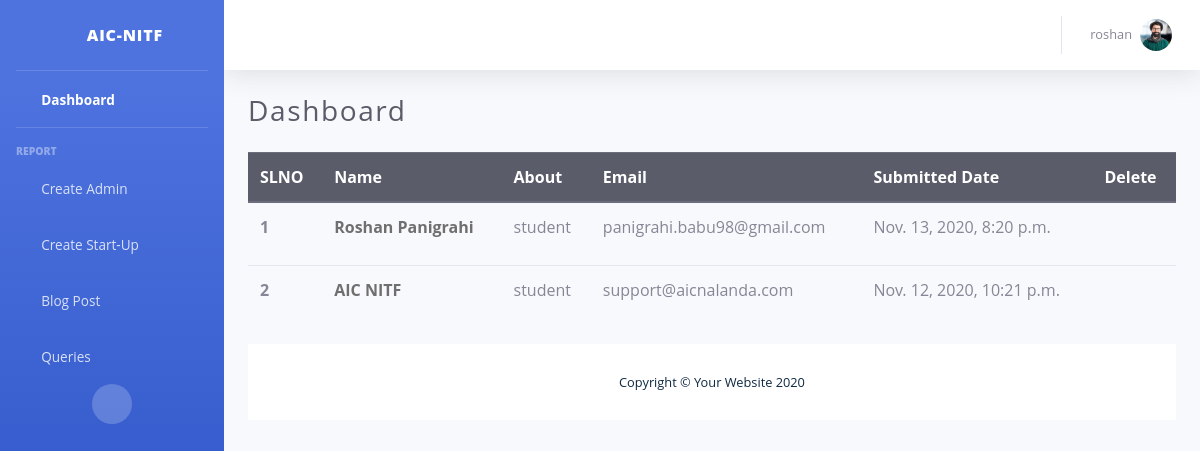
Before: /dashboard/queries (signed in) with the older database file.
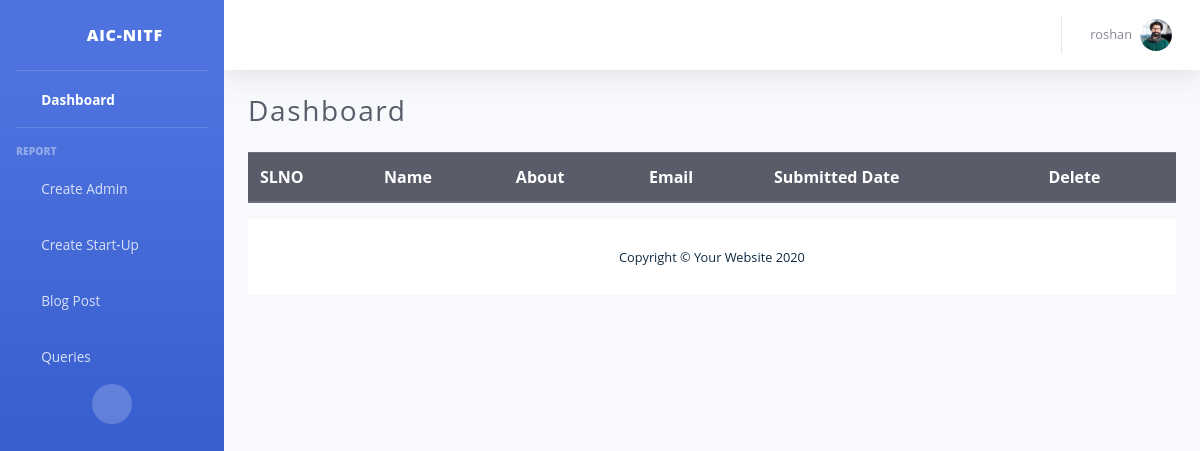
After: the same page with the newer database file.
### useraccount/models.py (models this page shows, shortened)
class Account(AbstractBaseUser):
	fullname 				= models.CharField(max_length=50)
	username 				= models.CharField(max_length=30, unique=True)
	password 				= models.CharField(max_length=100)
	date_joined				= models.DateTimeField(verbose_name='date joined', auto_now_add=True)
	last_login				= models.DateTimeField(verbose_name='last login', auto_now=True)
	is_admin				= models.BooleanField(default=False)
	is_active				= models.BooleanField(default=True)
	is_staff				= models.BooleanField(default=False)
	is_superuser			= models.BooleanField(default=False)
	is_superadmin 			= models.BooleanField(default=False)
	is_startup 				= models.BooleanField(default=False)
	is_adminstrator			= models.BooleanField(default=False)
	USERNAME_FIELD = 'username'
	objects = MyAccountManager()

class Admin(models.Model):
	account 				= models.ForeignKey(Account, on_delete=models.CASCADE)
	email 					= models.EmailField(verbose_name="email", max_length=60,null=True,blank=True)
	designation				= models.CharField(max_length=100,null=True,blank=True)
	employee_id				= models.CharField(max_length=100,null=True,blank=True)
	contact_no				= models.CharField(max_length=100,null=True,blank=True)
	identity_proof			= models.CharField(max_length=100,null=True,blank=True)
	admin_img				= models.ImageField(upload_to='images/',null=True,blank=True)

class Query(models.Model):
	name				= models.CharField(max_length=100,null=True,blank=True)
	about				= models.CharField(max_length=100,null=True,blank=True)
	email				= models.CharField(max_length=100,null=True,blank=True)
	message				= models.CharField(max_length=1000,null=True,blank=True)
	submitted_date		= models.DateTimeField(verbose_name='submitted date', auto_now_add=True,null=True,blank=True)

### dashboard/views.py (the view)
# urls.py: path('queries',views.queries,name='queries'),
def queries(request):
    values = Query.objects.all().order_by('-submitted_date')
    return render(request,'query.html',{'values':values})

### templates/query.html (shortened to what this page needs)
{% extends 'dashboard.html' %}
{% block content %}
{% load static %}
<div class="table-responsive-lg">
    <table class="table">
        <thead class="thead-dark">
            <tr>
                <th scope="col">SLNO</th>
                <th scope="col">Name</th>
                <th scope="col">About</th>
                <th scope="col">Email</th>
                <th scope="col">Submitted Date</th>
                <th scope="col">Delete</th>
            </tr>
        </thead>
        <tbody>
            {% for value in values %}
            <tr>
                <th scope="row">{{forloop.counter}}</th>
                <td class="new_work">
                    <a class="work_link" href="" data-toggle="modal" data-target="#MessageModel{{value.pk}}"
                        style="text-decoration: none; color: #6f6f70; font-weight: bold;">{{value.name}}</a>
                <td>{{value.about}}</td>
                <td>{{value.email}}</td>
                <td>{{value.submitted_date}}</td>
                <td>
                    <div class="d-flex justify-content-center">
                        <a href=" " id="delete{{value.pk}}" class="btn btn-light delete_btn" data-toggle="modal"
                            style="color:red;" data-target="#deletemodal1"><i class="fas fa-trash fa-lg"></i></a>
                    </div>
                </td>
            </tr>
            {% endfor %}
        </tbody>
    </table>
</div>
{% endblock %}

### templates/dashboard.html (shortened to what this page needs)
<!DOCTYPE html>
{% load static %}
<html lang="en">
<head>
    <link rel="stylesheet" href="{% static 'assets/css/bootstrap.min.css' %}">
    <link rel="stylesheet" href="{% static 'dashboard/css/startup.css' %}">
    <link href="{% static 'dashboard/vendor/fontawesome-free/css/all.min.css' %}" rel="stylesheet" type="text/css">
    <link href="{% static 'dashboard/css/sb-admin-2.min.css' %}" rel="stylesheet">
    <link rel="stylesheet" href="{% static 'blog/blog_css.css' %}">
</head>
<body id="page-top">
    <div id="wrapper">
        <ul class="navbar-nav bg-gradient-primary sidebar sidebar-dark accordion" id="accordionSidebar">
            <a class="sidebar-brand d-flex align-items-center justify-content-center" href="{% url 'index' %}">
                <div class="sidebar-brand-icon">
                    <i class="fas fa-home"></i>
                </div>
                <div class="sidebar-brand-text mx-3">AIC-NITF</div>
            </a>
            <hr class="sidebar-divider my-0">
            <li id="dashboard" class="nav-item active check">
                <a class="nav-link" href="{% url 'dashboard' %}">
                    <i class="fas fa-fw fa-tachometer-alt"></i>
                    <span>Dashboard</span></a>
            </li>
            <hr class="sidebar-divider">
            {% if user.is_superadmin %}
            <div class="sidebar-heading">
                Report
            </div>
            <li id="admin" class="nav-item check">
                <a class="nav-link" href="{% url 'admin_form' %}" data-target="#collapseTwo" aria-expanded="true"
                    aria-controls="collapseTwo">
                    <i class="fas fa-fw fa-paste"></i>
                    <span>Create Admin</span>
                </a>
            </li>
            <li id="startup" class="nav-item check">
                <a class="nav-link collapsed" href="{% url 'startup_form' %}" data-target="#collapseUtilities"
                    aria-expanded="true" aria-controls="collapseUtilities">
                    <i class="fas fa-fw fa-sticky-note"></i>
                    <span>Create Start-Up</span>
                </a>
            </li>
            {% endif %}
            <li id="blogPost" class="nav-item check">
                <a class="nav-link collapsed" href="{% url 'blogPost' %}" data-target="#collapseUtilities"
                    aria-expanded="true" aria-controls="collapseUtilities">
                    <i class="fas fa-fw fa-blog"></i>
                    <span>Blog Post</span>
                </a>
            </li>
            {% if user.is_superadmin %}
            <li id="queries" class="nav-item check">
                <a class="nav-link collapsed" href="{% url 'queries' %}" data-target="#collapseUtilities"
                    aria-expanded="true" aria-controls="collapseUtilities">
                    <i class="fas fa-fw fa-blog"></i>
                    <span>Queries</span>
                </a>
            </li>
            {% endif %}
            <div class="text-center d-none d-md-inline">
                <button class="rounded-circle border-0" id="sidebarToggle"></button>
            </div>
        </ul>
        <div id="content-wrapper" class="d-flex flex-column">
            <div id="content">
                <nav class="navbar navbar-expand navbar-light bg-white topbar mb-4 static-top shadow">
                    <ul class="navbar-nav ml-auto">
                        <li class="nav-item dropdown no-arrow float-right ">
                            <a class="nav-link dropdown-toggle" href="#" id="userDropdown" role="button"
                                data-toggle="dropdown" aria-haspopup="true" aria-expanded="false">
                                <span class="mr-2 d-none d-lg-inline text-gray-600 small">{{user.username}}</span>
                                {% for imgsrc in  user.admin_set.all %}
                                <img class="img-profile rounded-circle" src="{{imgsrc.admin_img.url}}">
                                {% endfor %}
                            </a>
                        </li>
                    </ul>
                </nav>
                <div class="container-fluid">
                    <div class="d-sm-flex align-items-center justify-content-between mb-4">
                        <h1 class="h3 mb-0 text-gray-800">Dashboard</h1>
                    </div>
                    {% block content %}{% endblock %}
                    <footer class="sticky-footer bg-white">
                        <div class="container my-auto">
                            <div class="copyright text-center my-auto">
                                <span>Copyright &copy; Your Website 2020</span>
                            </div>
                        </div>
                    </footer>
                </div>
            </div>
</body>
</html>

### static/dashboard/css/startup.css (style rules this page uses)
* { margin: 0; padding: 0; }
body { font-family: 'Raleeway', sans-serif; font-size: 14px; font-weight: 400; color: #777; }
h1 { font-size: 36px; color: #555; font-weight: bold; }

### static/blog/blog_css.css (style rules this page uses)
* { margin: 0; padding: 0; box-sizing: border-box; }
body { font-family: 'Open Sans', 'Helvetica Neue', sans-serif; background: hsl(210, 36%, 96%); color: hsl(209, 61%, 16%); line-height: 1.5; font-size: 0.875rem; }
a { text-decoration: none; }
h1, h2, h3, h4 { letter-spacing: 0.1rem; text-transform: capitalize; line-height: 1.25; margin-bottom: 0.75rem; }
h1 { font-size: 3rem; }
@media screen and (min-width: 800px) { h1 { font-size: 4rem; } }
@media screen and (min-width: 800px) { body { font-size: 1rem; } }
@media screen and (min-width: 800px) { h1, h2, h3, h4 { line-height: 1; } }

Changed rows visible on the page:
removed Query: name "Roshan Panigrahi", about "student", email "panigrahi.babu98@gmail.com", submitted_date "Nov. 13, 2020, 8:20 p.m."
removed Query: name "AIC NITF", about "student", email "support@aicnalanda.com", submitted_date "Nov. 12, 2020, 10:21 p.m."
